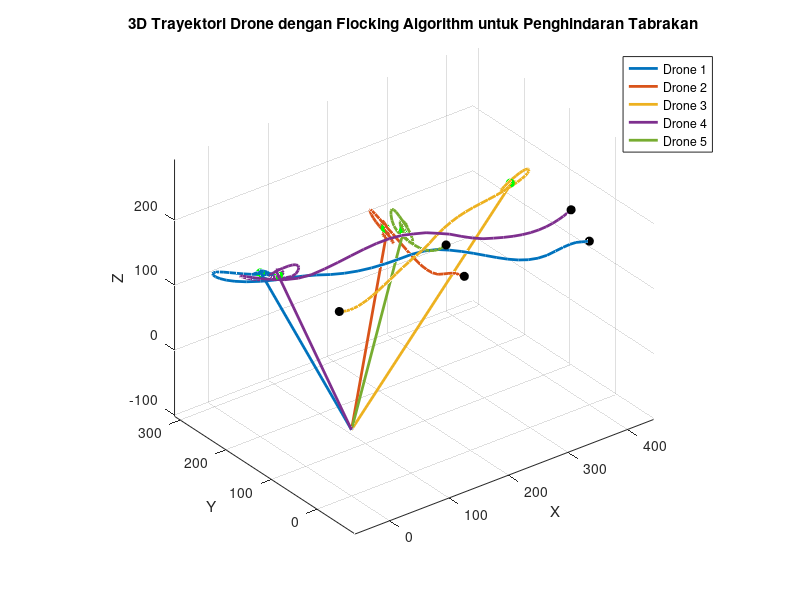

MATLAB code to generate this figure: (Note: this script raises an error after producing the figure.)
% Parameter dan kondisi awal
nDrone = 5;
dMin = 50; % Jarak minimal untuk penghindaran tabrakan
vMax = 20; % Kecepatan maksimum drone
adjustHeight = 20; % Ketinggian penyesuaian untuk menghindari tabrakan
alpha = 0.1; % Faktor kelembaman
targetTolerance = 10.0; % Toleransi jarak ke target

% Inisialisasi posisi awal dan target posisi secara manual untuk demo
posisi_awal = zeros(nDrone, 3);
target_posisi = zeros(nDrone, 3);
for i = 1:nDrone
    if mod(i, 3) == 0
        posisi_awal(i, :) = [0, (i-1)*13.33, 150 + (i-1)*10];
        target_posisi(i, :) = [400, 200 - (i-1)*13.33, 150 + (i-1)*5];
    elseif mod(i, 3) == 1
        posisi_awal(i, :) = [400, (i-1)*13.33, 150 + (i-1)*10];
        target_posisi(i, :) = [0, 200 - (i-1)*13.33, 150 + (i-1)*5];
    else
        posisi_awal(i, :) = [200, (i-1)*13.33, 150 + (i-1)*10];
        target_posisi(i, :) = [200, 200 - (i-1)*13.33, 150 + (i-1)*5];
    end
end

% Inisialisasi posisi, kecepatan, dan trayektori
posisi = posisi_awal;
kecepatan = zeros(nDrone,3);
trayektori = zeros(1000, nDrone, 3); % Asumsi maksimal 1000 iterasi untuk penyimpanan
iterasi = 1;
allDronesAtTarget = false;

while ~allDronesAtTarget && iterasi <= 100
    allDronesAtTarget = true; % Asumsikan semua drone di target hingga terbukti tidak
    for iterasiDrone = 1:nDrone
        % Hitung vektor menuju target
        vTarget = target_posisi(iterasiDrone,:) - posisi(iterasiDrone,:);
        norm_vTarget = norm(vTarget(1:2)); % Norm horizontal
        if norm_vTarget > 0
            vTarget(1:2) = vTarget(1:2) / norm_vTarget * vMax;
        end
        
        % Inisialisasi penghindaran tabrakan
        vAvoid = zeros(1,3);
        for j = 1:nDrone
            if iterasiDrone ~= j
                jarak = norm(posisi(iterasiDrone,1:2) - posisi(j,1:2)); % Jarak horizontal
                jarakZ = abs(posisi(iterasiDrone,3) - posisi(j,3)); % Jarak vertikal
                if jarak < dMin && jarakZ < adjustHeight
                    if posisi(iterasiDrone,3) <= posisi(j,3)
                        vAvoid(3) = vAvoid(3) - vMax; % Turun
                    else
                        vAvoid(3) = vAvoid(3) + vMax; % Naik
                    end
                end
            end
        end
        
        % Gabungkan vektor target dengan penghindaran dan terapkan kelembaman
        vNew = vTarget + vAvoid;
        kecepatan(iterasiDrone,:) = (1-alpha) * kecepatan(iterasiDrone,:) + alpha * vNew;
        if norm(kecepatan(iterasiDrone,:)) > vMax
            kecepatan(iterasiDrone,:) = kecepatan(iterasiDrone,:) / norm(kecepatan(iterasiDrone,:)) * vMax;
        end
        
        % Update posisi
        posisi(iterasiDrone,:) = posisi(iterasiDrone,:) + kecepatan(iterasiDrone,:);
        trayektori(iterasi, iterasiDrone, :) = posisi(iterasiDrone,:);
        
        % Periksa apakah drone ini telah mencapai target
        if norm(posisi(iterasiDrone,:) - target_posisi(iterasiDrone,:)) >= targetTolerance
            allDronesAtTarget = false; % Jika drone ini belum di target, loop harus berlanjut
        end
    end
    iterasi = iterasi + 1;
end

% Visualisasi
figure;
hold on;
grid on;
axis equal;

colors = lines(nDrone); % Menghasilkan warna berbeda untuk setiap drone

for i = 1:nDrone
    plot3(squeeze(trayektori(:,i,1)), squeeze(trayektori(:,i,2)), squeeze(trayektori(:,i,3)), 'Color', colors(i,:), 'LineWidth', 2);
end

plot3(posisi_awal(:,1), posisi_awal(:,2), posisi_awal(:,3), 'ko', 'MarkerFaceColor', 'k');
plot3(target_posisi(:,1), target_posisi(:,2), target_posisi(:,3), 'go', 'MarkerFaceColor', 'g');

view(3);
legend(arrayfun(@(x) sprintf('Drone %d', x), 1:nDrone, 'UniformOutput', false), 'Location', 'Best');
xlabel('X');
ylabel('Y');
zlabel('Z');
title('3D Trayektori Drone dengan Flocking Algorithm untuk Penghindaran Tabrakan');

% Set up video writer
videoFile = 'drone_simulation_5.avi';
v = VideoWriter(videoFile);
open(v);

% Visualisasi setup
figure;
hold on;
grid on;
axis equal;
colors = lines(nDrone); % Menghasilkan warna berbeda untuk setiap drone

% Loop untuk setiap iterasi dan gambar
for iterasiFrame = 1:iterasi-1
    clf; % Clear figure untuk frame baru
    hold on;
    grid on;
    axis equal;
    
    % Gambar trayektori dan posisi saat ini untuk setiap drone
    for i = 1:nDrone
        plot3(squeeze(trayektori(1:iterasiFrame,i,1)), squeeze(trayektori(1:iterasiFrame,i,2)), squeeze(trayektori(1:iterasiFrame,i,3)), 'Color', colors(i,:), 'LineWidth', 2);
        plot3(trayektori(iterasiFrame,i,1), trayektori(iterasiFrame,i,2), trayektori(iterasiFrame,i,3), 'o', 'Color', colors(i,:), 'MarkerFaceColor', colors(i,:));
    end
    
    plot3(posisi_awal(:,1), posisi_awal(:,2), posisi_awal(:,3), 'ko', 'MarkerFaceColor', 'k');
    plot3(target_posisi(:,1), target_posisi(:,2), target_posisi(:,3), 'go', 'MarkerFaceColor', 'g');
    
    legend(arrayfun(@(x) sprintf('Drone %d', x), 1:nDrone, 'UniformOutput', false), 'Location', 'Best');
    view(3);
    xlabel('X');
    ylabel('Y');
    zlabel('Z');
    title(sprintf('3D Trayektori Drone dengan Flocking Algorithm untuk Penghindaran Tabrakan (Iterasi %d)', iterasiFrame));
    
    % Capture the frame
    frame = getframe(gcf);
    writeVideo(v,frame);
end

% Close video file
close(v);

% Inform user
disp(['Video saved to ', videoFile]);
